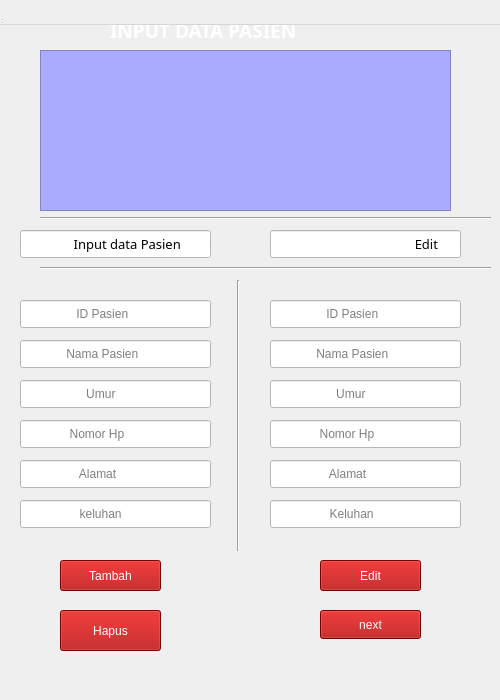
<?xml version="1.0" encoding="UTF-8"?>
<ui version="4.0">
 <class>Admin</class>
 <widget class="QWidget" name="Admin">
  <property name="geometry">
   <rect>
    <x>0</x>
    <y>0</y>
    <width>500</width>
    <height>700</height>
   </rect>
  </property>
  <property name="maximumSize">
   <size>
    <width>500</width>
    <height>700</height>
   </size>
  </property>
  <property name="windowTitle">
   <string>Admin</string>
  </property>
  <widget class="QWidget" name="centralwidget" native="true">
   <property name="geometry">
    <rect>
     <x>0</x>
     <y>0</y>
     <width>491</width>
     <height>651</height>
    </rect>
   </property>
   <widget class="QLabel" name="label_2">
    <property name="geometry">
     <rect>
      <x>0</x>
      <y>-20</y>
      <width>491</width>
      <height>691</height>
     </rect>
    </property>
    <property name="maximumSize">
     <size>
      <width>500</width>
      <height>700</height>
     </size>
    </property>
    <property name="styleSheet">
     <string notr="true">background-image: url(:/images/images/InputPasien.png);</string>
    </property>
    <property name="text">
     <string/>
    </property>
   </widget>
   <widget class="Line" name="line">
    <property name="geometry">
     <rect>
      <x>230</x>
      <y>280</y>
      <width>16</width>
      <height>271</height>
     </rect>
    </property>
    <property name="orientation">
     <enum>Qt::Orientation::Vertical</enum>
    </property>
   </widget>
   <widget class="Line" name="line_2">
    <property name="geometry">
     <rect>
      <x>40</x>
      <y>210</y>
      <width>451</width>
      <height>16</height>
     </rect>
    </property>
    <property name="orientation">
     <enum>Qt::Orientation::Horizontal</enum>
    </property>
   </widget>
   <widget class="Line" name="line_3">
    <property name="geometry">
     <rect>
      <x>40</x>
      <y>260</y>
      <width>451</width>
      <height>16</height>
     </rect>
    </property>
    <property name="orientation">
     <enum>Qt::Orientation::Horizontal</enum>
    </property>
   </widget>
   <widget class="QLabel" name="label_7">
    <property name="geometry">
     <rect>
      <x>-10</x>
      <y>-10</y>
      <width>511</width>
      <height>671</height>
     </rect>
    </property>
    <property name="styleSheet">
     <string notr="true">background-image: url(:/images/images/WhatsApp Image 2025-05-06 at 22.29.07_e6fefde9.jpg);</string>
    </property>
    <property name="text">
     <string/>
    </property>
   </widget>
   <widget class="QPushButton" name="tambah1">
    <property name="geometry">
     <rect>
      <x>60</x>
      <y>560</y>
      <width>101</width>
      <height>31</height>
     </rect>
    </property>
    <property name="styleSheet">
     <string notr="true">background-color: rgb(170, 0, 0);
color: rgb(255, 255, 255);
</string>
    </property>
    <property name="text">
     <string>Tambah</string>
    </property>
   </widget>
   <widget class="QPushButton" name="hapus1">
    <property name="geometry">
     <rect>
      <x>60</x>
      <y>610</y>
      <width>101</width>
      <height>41</height>
     </rect>
    </property>
    <property name="styleSheet">
     <string notr="true">background-color: rgb(170, 0, 0);
color: rgb(255, 255, 255);
</string>
    </property>
    <property name="text">
     <string>Hapus</string>
    </property>
   </widget>
   <widget class="QPushButton" name="tambah2">
    <property name="geometry">
     <rect>
      <x>320</x>
      <y>560</y>
      <width>101</width>
      <height>31</height>
     </rect>
    </property>
    <property name="styleSheet">
     <string notr="true">background-color: rgb(170, 0, 0);
color: rgb(255, 255, 255);
</string>
    </property>
    <property name="text">
     <string>Edit</string>
    </property>
   </widget>
   <widget class="QLineEdit" name="id1">
    <property name="geometry">
     <rect>
      <x>20</x>
      <y>300</y>
      <width>191</width>
      <height>28</height>
     </rect>
    </property>
    <property name="styleSheet">
     <string notr="true">background-color: rgb(255, 255, 255);
color: rgb(0, 0, 0);</string>
    </property>
    <property name="placeholderText">
     <string>                ID Pasien</string>
    </property>
   </widget>
   <widget class="QLineEdit" name="id2">
    <property name="geometry">
     <rect>
      <x>270</x>
      <y>300</y>
      <width>191</width>
      <height>28</height>
     </rect>
    </property>
    <property name="styleSheet">
     <string notr="true">background-color: rgb(255, 255, 255);
color: rgb(0, 0, 0);</string>
    </property>
    <property name="placeholderText">
     <string>                ID Pasien</string>
    </property>
   </widget>
   <widget class="QLineEdit" name="nmpasien1">
    <property name="geometry">
     <rect>
      <x>20</x>
      <y>340</y>
      <width>191</width>
      <height>28</height>
     </rect>
    </property>
    <property name="styleSheet">
     <string notr="true">background-color: rgb(255, 255, 255);
color: rgb(0, 0, 0);</string>
    </property>
    <property name="placeholderText">
     <string>             Nama Pasien</string>
    </property>
   </widget>
   <widget class="QLineEdit" name="nmpasien2">
    <property name="geometry">
     <rect>
      <x>270</x>
      <y>340</y>
      <width>191</width>
      <height>28</height>
     </rect>
    </property>
    <property name="styleSheet">
     <string notr="true">background-color: rgb(255, 255, 255);
color: rgb(0, 0, 0);</string>
    </property>
    <property name="placeholderText">
     <string>             Nama Pasien</string>
    </property>
   </widget>
   <widget class="QLineEdit" name="umr1">
    <property name="geometry">
     <rect>
      <x>20</x>
      <y>380</y>
      <width>191</width>
      <height>28</height>
     </rect>
    </property>
    <property name="styleSheet">
     <string notr="true">background-color: rgb(255, 255, 255);
color: rgb(0, 0, 0);</string>
    </property>
    <property name="placeholderText">
     <string>                   Umur</string>
    </property>
   </widget>
   <widget class="QLineEdit" name="umr2">
    <property name="geometry">
     <rect>
      <x>270</x>
      <y>380</y>
      <width>191</width>
      <height>28</height>
     </rect>
    </property>
    <property name="styleSheet">
     <string notr="true">background-color: rgb(255, 255, 255);
color: rgb(0, 0, 0);</string>
    </property>
    <property name="placeholderText">
     <string>                   Umur</string>
    </property>
   </widget>
   <widget class="QLineEdit" name="nmrhp1">
    <property name="geometry">
     <rect>
      <x>20</x>
      <y>420</y>
      <width>191</width>
      <height>28</height>
     </rect>
    </property>
    <property name="styleSheet">
     <string notr="true">background-color: rgb(255, 255, 255);
color: rgb(0, 0, 0);</string>
    </property>
    <property name="placeholderText">
     <string>              Nomor Hp</string>
    </property>
   </widget>
   <widget class="QLineEdit" name="nmrhp2">
    <property name="geometry">
     <rect>
      <x>270</x>
      <y>420</y>
      <width>191</width>
      <height>28</height>
     </rect>
    </property>
    <property name="styleSheet">
     <string notr="true">background-color: rgb(255, 255, 255);
color: rgb(0, 0, 0);</string>
    </property>
    <property name="placeholderText">
     <string>              Nomor Hp</string>
    </property>
   </widget>
   <widget class="QLineEdit" name="almt1">
    <property name="geometry">
     <rect>
      <x>20</x>
      <y>460</y>
      <width>191</width>
      <height>28</height>
     </rect>
    </property>
    <property name="styleSheet">
     <string notr="true">background-color: rgb(255, 255, 255);
color: rgb(0, 0, 0);</string>
    </property>
    <property name="placeholderText">
     <string>                 Alamat</string>
    </property>
   </widget>
   <widget class="QLineEdit" name="klhn1">
    <property name="geometry">
     <rect>
      <x>20</x>
      <y>500</y>
      <width>191</width>
      <height>28</height>
     </rect>
    </property>
    <property name="styleSheet">
     <string notr="true">background-color: rgb(255, 255, 255);
color: rgb(0, 0, 0);</string>
    </property>
    <property name="placeholderText">
     <string>                 keluhan</string>
    </property>
   </widget>
   <widget class="QLineEdit" name="almt2">
    <property name="geometry">
     <rect>
      <x>270</x>
      <y>460</y>
      <width>191</width>
      <height>28</height>
     </rect>
    </property>
    <property name="styleSheet">
     <string notr="true">background-color: rgb(255, 255, 255);
color: rgb(0, 0, 0);</string>
    </property>
    <property name="placeholderText">
     <string>                 Alamat</string>
    </property>
   </widget>
   <widget class="QLineEdit" name="klhn2">
    <property name="geometry">
     <rect>
      <x>270</x>
      <y>500</y>
      <width>191</width>
      <height>28</height>
     </rect>
    </property>
    <property name="styleSheet">
     <string notr="true">background-color: rgb(255, 255, 255);
color: rgb(0, 0, 0);</string>
    </property>
    <property name="placeholderText">
     <string>                 Keluhan</string>
    </property>
   </widget>
   <widget class="QLineEdit" name="lineEdit_13">
    <property name="geometry">
     <rect>
      <x>20</x>
      <y>230</y>
      <width>191</width>
      <height>28</height>
     </rect>
    </property>
    <property name="font">
     <font>
      <family>Sans Serif Collection</family>
      <pointsize>10</pointsize>
     </font>
    </property>
    <property name="styleSheet">
     <string notr="true">background-color: rgb(255, 255, 255);
color: rgb(0, 0, 0);</string>
    </property>
    <property name="text">
     <string>               Input data Pasien</string>
    </property>
   </widget>
   <widget class="QLineEdit" name="lineEdit_14">
    <property name="geometry">
     <rect>
      <x>270</x>
      <y>230</y>
      <width>191</width>
      <height>28</height>
     </rect>
    </property>
    <property name="font">
     <font>
      <family>Sans Serif Collection</family>
      <pointsize>10</pointsize>
     </font>
    </property>
    <property name="styleSheet">
     <string notr="true">background-color: rgb(255, 255, 255);
color: rgb(0, 0, 0);</string>
    </property>
    <property name="text">
     <string>                                          Edit</string>
    </property>
   </widget>
   <widget class="QLabel" name="label">
    <property name="geometry">
     <rect>
      <x>110</x>
      <y>20</y>
      <width>321</width>
      <height>20</height>
     </rect>
    </property>
    <property name="font">
     <font>
      <family>Sans Serif Collection</family>
      <pointsize>14</pointsize>
      <bold>true</bold>
     </font>
    </property>
    <property name="styleSheet">
     <string notr="true">color: rgb(255, 255, 255);</string>
    </property>
    <property name="text">
     <string>INPUT DATA PASIEN</string>
    </property>
   </widget>
   <widget class="QTextEdit" name="kolomkolom">
    <property name="geometry">
     <rect>
      <x>40</x>
      <y>50</y>
      <width>411</width>
      <height>161</height>
     </rect>
    </property>
    <property name="styleSheet">
     <string notr="true">background-color: rgb(170, 170, 255);
color: rgb(0, 0, 0);</string>
    </property>
   </widget>
   <widget class="QPushButton" name="next">
    <property name="geometry">
     <rect>
      <x>320</x>
      <y>610</y>
      <width>101</width>
      <height>29</height>
     </rect>
    </property>
    <property name="styleSheet">
     <string notr="true">background-color: rgb(170, 0, 0);
color: rgb(255, 255, 255);
</string>
    </property>
    <property name="text">
     <string>next</string>
    </property>
   </widget>
   <widget class="QLabel" name="label_3">
    <property name="geometry">
     <rect>
      <x>20</x>
      <y>20</y>
      <width>63</width>
      <height>20</height>
     </rect>
    </property>
    <property name="text">
     <string/>
    </property>
   </widget>
   <zorder>label_7</zorder>
   <zorder>label_2</zorder>
   <zorder>line</zorder>
   <zorder>line_2</zorder>
   <zorder>line_3</zorder>
   <zorder>tambah1</zorder>
   <zorder>hapus1</zorder>
   <zorder>tambah2</zorder>
   <zorder>id1</zorder>
   <zorder>id2</zorder>
   <zorder>nmpasien1</zorder>
   <zorder>nmpasien2</zorder>
   <zorder>umr1</zorder>
   <zorder>umr2</zorder>
   <zorder>nmrhp1</zorder>
   <zorder>nmrhp2</zorder>
   <zorder>almt1</zorder>
   <zorder>klhn1</zorder>
   <zorder>almt2</zorder>
   <zorder>klhn2</zorder>
   <zorder>lineEdit_13</zorder>
   <zorder>lineEdit_14</zorder>
   <zorder>label</zorder>
   <zorder>kolomkolom</zorder>
   <zorder>next</zorder>
   <zorder>label_3</zorder>
  </widget>
  <widget class="QMenuBar" name="menubar">
   <property name="geometry">
    <rect>
     <x>0</x>
     <y>0</y>
     <width>500</width>
     <height>25</height>
    </rect>
   </property>
  </widget>
  <widget class="QStatusBar" name="statusbar">
   <property name="geometry">
    <rect>
     <x>0</x>
     <y>0</y>
     <width>3</width>
     <height>25</height>
    </rect>
   </property>
  </widget>
 </widget>
 <resources/>
 <connections/>
</ui>
